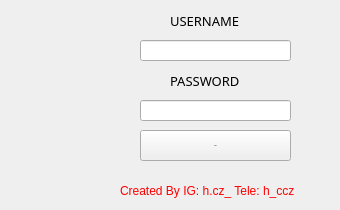
   <widget class="QWidget" name="tab">
    <attribute name="title">
     <string>    login    </string>
    </attribute>
    <widget class="QLineEdit" name="username">
     <property name="geometry">
      <rect>
       <x>140</x>
       <y>40</y>
       <width>151</width>
       <height>21</height>
      </rect>
     </property>
     <property name="font">
      <font>
       <family>Microsoft JhengHei Light</family>
       <pointsize>-1</pointsize>
      </font>
     </property>
     <property name="styleSheet">
      <string notr="true">font-size: 13px;</string>
     </property>
     <property name="alignment">
      <set>Qt::AlignCenter</set>
     </property>
    </widget>
    <widget class="QLabel" name="usernsme_label">
     <property name="geometry">
      <rect>
       <x>170</x>
       <y>10</y>
       <width>91</width>
       <height>21</height>
      </rect>
     </property>
     <property name="font">
      <font>
       <family>Microsoft JhengHei Light</family>
       <pointsize>-1</pointsize>
      </font>
     </property>
     <property name="styleSheet">
      <string notr="true">font-size: 13px;</string>
     </property>
     <property name="text">
      <string>USERNAME</string>
     </property>
    </widget>
    <widget class="QLabel" name="password_label">
     <property name="geometry">
      <rect>
       <x>170</x>
       <y>70</y>
       <width>91</width>
       <height>21</height>
      </rect>
     </property>
     <property name="font">
      <font>
       <family>Microsoft JhengHei Light</family>
       <pointsize>-1</pointsize>
      </font>
     </property>
     <property name="styleSheet">
      <string notr="true">font-size: 13px;</string>
     </property>
     <property name="text">
      <string>PASSWORD</string>
     </property>
    </widget>
    <widget class="QLineEdit" name="password">
     <property name="geometry">
      <rect>
       <x>140</x>
       <y>100</y>
       <width>151</width>
       <height>21</height>
      </rect>
     </property>
     <property name="font">
      <font>
       <family>Microsoft JhengHei Light</family>
       <pointsize>-1</pointsize>
       <weight>50</weight>
       <italic>false</italic>
       <bold>false</bold>
      </font>
     </property>
     <property name="styleSheet">
      <string notr="true">font-size: 13px;</string>
     </property>
     <property name="echoMode">
      <enum>QLineEdit::Password</enum>
     </property>
     <property name="alignment">
      <set>Qt::AlignCenter</set>
     </property>
    </widget>
    <widget class="QPushButton" name="login_button">
     <property name="geometry">
      <rect>
       <x>140</x>
       <y>130</y>
       <width>151</width>
       <height>31</height>
      </rect>
     </property>
     <property name="font">
      <font>
       <family>Microsoft JhengHei Light</family>
       <pointsize>-1</pointsize>
      </font>
     </property>
     <property name="text">
      <string>Login</string>
     </property>
    </widget>
    <widget class="QLabel" name="label_5">
     <property name="geometry">
      <rect>
       <x>120</x>
       <y>180</y>
       <width>211</width>
       <height>21</height>
      </rect>
     </property>
     <property name="styleSheet">
      <string notr="true">font-size: 12px;
color: red;</string>
     </property>
     <property name="text">
      <string>Created By IG: h.cz_ Tele: h_ccz</string>
     </property>
    </widget>
   </widget>
